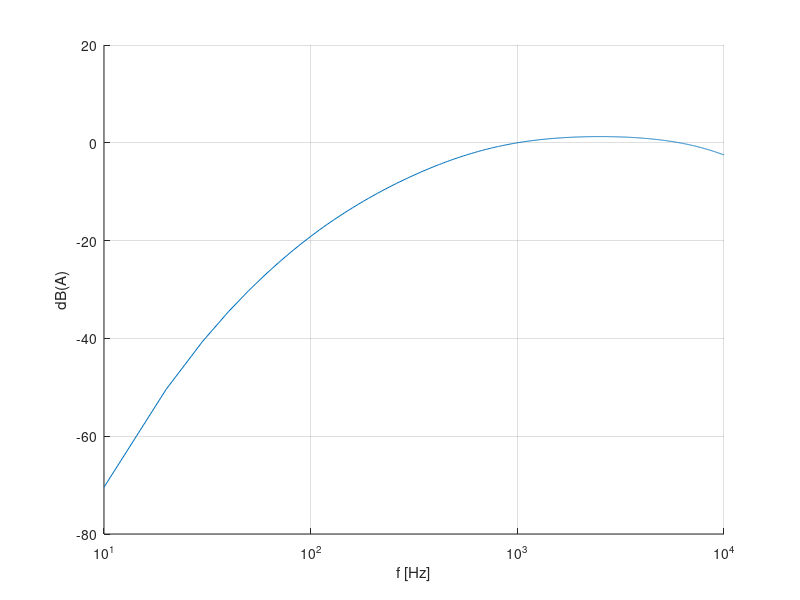

Reproduce this figure in MATLAB. (Note: this script raises an error after producing the figure.)
clear, clc;
%% B.1
clear, clc, close all
% Solving the lower, center and upper bands for 1, 1/3, 1/12 octave spectra
% Starting from fc = 1000 Hz, using the relation that fu/fl = 2^(1/n) we
% find all the center frequencies from 20 Hz to 20 kHz. than
% fc = 2^(1/2n)fl -> fl = fc/2^(1/2n).
% fu/fl = 2^(1/n) -> fu = fc*2^(1/2n).
% All for any 1/n octave. Sloving this:

n_oct = [1;3; 12];
fc_vec = zeros(1000,length(n_oct));
freq_range = linspace(20,20000,1000);

lower_to_upper = 2.^(1./n_oct);

for i = 1:length(n_oct)
    fc_upper = [1000];
    while max(fc_upper) < max(freq_range)
        fc_upper(end+1) = fc_upper(end)*lower_to_upper(i);
    end
    fc_lower = [1000];
    while min(fc_lower) > min(freq_range)
        fc_lower(end+1) = fc_lower(end)/lower_to_upper(i);
    end
    fc_vec_temp = [flip(fc_lower) fc_upper(2:end-1)];
    fc_vec(1:length(fc_vec_temp),i) = fc_vec_temp;
end


%% B.2
clear;

f = linspace(10,10^4,1000);

a_1 = 12194;
a_2 = 20.6;
a_3 = 107.7;
a_4 = 737.9;

R_a = (f.^4*a_1^2)./((f.^2 + a_2^2).*sqrt((f.^2 + a_3^2).*(f.^2 + a_4^2)).*(f.^2 + a_1^2));

A = 20*log10(R_a) + 2;

figure;
hold on;
plot(f,A);
grid on;
xlabel('f [Hz]')
ylabel('dB(A)')

A_400_Hz = A(f == 400);
A_200_Hz = A(f == 200);
A_800_Hz = A(f == 800);
scatter(200,A_200_Hz,'filled');
scatter(400,A_400_Hz,'filled');
scatter(800,A_800_Hz,'filled');
set(gca,'xscale','log');

saveFigure(gcf, 'dB(A)', {'png','eps'}, 500);


%% B.3
n = [2, 0.5];
for i = 1:length(n)
    DSPL(i) = 60*log10(n(i));
end




%% C.1
clear, close all;
% Our signal is 10*sin(t). Now we need to compute the Fourier transform
% using FFT, and using the analytical solution

A  = 10;                 % amplitude
fs = [10 100];           % sampling frequency [Hz]
dt = 1./fs;
T_tot = 50;              % sampling time period

% Figure manegment
fig = figure(1);
fig.WindowState = 'maximized';
ax_big = axes('Position',[0.13 0.11 0.775 0.815]);
hold(ax_big,'on')
grid(ax_big,'on')

ax_samll = axes('position',[.65 .175 .25 .25]);
box(ax_samll,'on')
hold(ax_samll,'on')
grid(ax_samll,'on')
axis(ax_samll,'tight')

xlabel(ax_big,'t [sec]')
ylabel(ax_big,'f(x)')
grid (ax_big,'on')
title(ax_big,'Original Signal vs. fft and ifft')


for i = 1:length(dt)
    t = 0:dt(i):T_tot;
    X = A*sin(t);
    F = fft(X);
    F_i = ifft(F);
    % figure(1)
    plot(ax_big,t,X,'DisplayName',['real signal for fs = ' num2str(fs(i)) 'Hz'])
    plot(ax_big,t,F_i,'DisplayName',['transformed signal for fs = ' num2str(fs(i)) 'Hz'],'LineStyle','--')


    indexOfInterest = (t < 1.7) & (t > 1.4); % range of t near perturbation
    plot(ax_samll,t(indexOfInterest),X(indexOfInterest)) % plot on new axes
    plot(ax_samll,t(indexOfInterest),F_i(indexOfInterest)) % plot on new axes
    legend(ax_big,'show','Location','southwest')
    saveFigure(gcf, 'Fourier_Signal', {'png','eps'}, 500);

    N       = length(X);
    df      = fs(i)/N;
    f       = (-N/2:N/2-1)*df;          % frequency axis [-fs/2, fs/2)
    F_shift = fftshift(F)/N;            % center zero freq, normalize

    figure(2);
    stem(f, abs(F_shift));
    grid on;
    xlabel('f [Hz]')
    ylabel('|F(f)|')
    title(['FFT vs analytical, fs = ' num2str(fs(i)) ' Hz'])
    hold on

    % analytical impulses at ±f0 (since sin(t) => omega0 = 1 rad/s)
    f0 = 1/(2*pi);                      % ≈ 0.159 Hz
    scatter(f0,5,'filled','r');
    scatter(-f0,5,'filled','r');
    
    xlim([-5 5])

end

figure(2);
saveFigure(gcf, 'Fourier_FFT_vs_analytical', {'png','eps'}, 500);



%% C.2
clear, clc, close all;
load('DJI_Sound_File\Run35_DJI_white_baseline_B2_CW-calibrated.mat')
% sound(MicData(:,1), Fqs);

p_ref=20e-6;

mic_angle = 105;
mic_idx = find(theta == mic_angle);
N = length(MicData(:,mic_idx));

% Using fft, we'll calculate the single-sided spectral density spectrum
% using:
% p'^2 = int(0 -> inf)[Gpp*df]
% and in the discrete form:
% p'^2 = (1/N^2)*sum(Gpp*Df)

df=Fqs/N;
f=(0:N/2-1)*df; % Taking the first positive side without the nyquist frequency
pos_side_idx = 1:N/2;

p_fluct = MicData(:,mic_idx);  % The mic fluctuations are p'
p_s = fft(p_fluct); % Taking fourier transform on the mic data

p_rms_sqr = abs(p_s(1:N/2)).^2;
p_rms_sqr(2:end-1)=2*(p_rms_sqr(2:end-1)); % Taking the positive side and
% multiplying by 2, exexpt the start and nyquist frequency

Gpp = p_rms_sqr/df;

SPL=10*log10(Gpp*df/(p_ref^2));

figure(1)
semilogx(f,SPL)
xlabel('Frequency [Hz]')
ylabel('SPL [dB]')
grid on

saveFigure(gcf, 'SPL_Fourier', {'png','eps'}, 500);

% Now using Welch's method:
Df = 1.235;
L = round(Fqs/Df);
window = hann(L);
noverlap = round(L*0.5);

[Ggg_welch,f_welch] = pwelch(p_fluct,window,noverlap,L,Fqs);
SPL_welch=10*log10(Ggg_welch*Df/(p_ref^2));

figure(2)
semilogx(f_welch,SPL_welch)
xlabel('Frequency [Hz]')
ylabel('SPL [dB]')
grid on

saveFigure(gcf, 'SPL_Welch', {'png','eps'}, 500);

omega = RPM/60;
f_welch_norm = f_welch/(B*omega);

figure(3)
semilogx(f_welch_norm,SPL_welch)
xlabel('$\frac{F}{B \cdot \omega}$ [Hz]')
ylabel('SPL [dB]')
grid on

saveFigure(gcf, 'SPL_Welch_Norm', {'png','eps'}, 500);

%% C.3
close all
% Using the favorable Welch's method which produces a cleaner plot.
Df = 1.235;
L = round(Fqs/Df);
window = hann(L);
noverlap = round(L*0.5);

[Ggg_welch,f_welch] = pwelch(MicData,window,noverlap,L,Fqs);


SPL_welch = 10*log10(Ggg_welch*Df/(p_ref^2));

omega = RPM/60;
f_welch_norm = f_welch/(B*omega);

th_vec = deg2rad(theta(:).');


[R, TH] = meshgrid(f_welch_norm, th_vec);
R  = R.';
TH = TH.';

% polar -> Cartesian with the shift so theta = 0 -> (1,0)
Y = R.*cos(TH);
X = R.*sin(TH);

figure;
contourf(X, Y, SPL_welch, 10, 'LineStyle', 'none');
axis equal tight
colormap(hot);
c = colorbar;
c.Label.String = 'SPL [dB]';

% Radial-axis label f/f_b
text(-10, 50, '$f_{norm}$','HorizontalAlignment','center');

saveFigure(gcf, 'SPL_vs_theta', {'png','eps'}, 500);

close all









load handel;
sound(y, Fs);